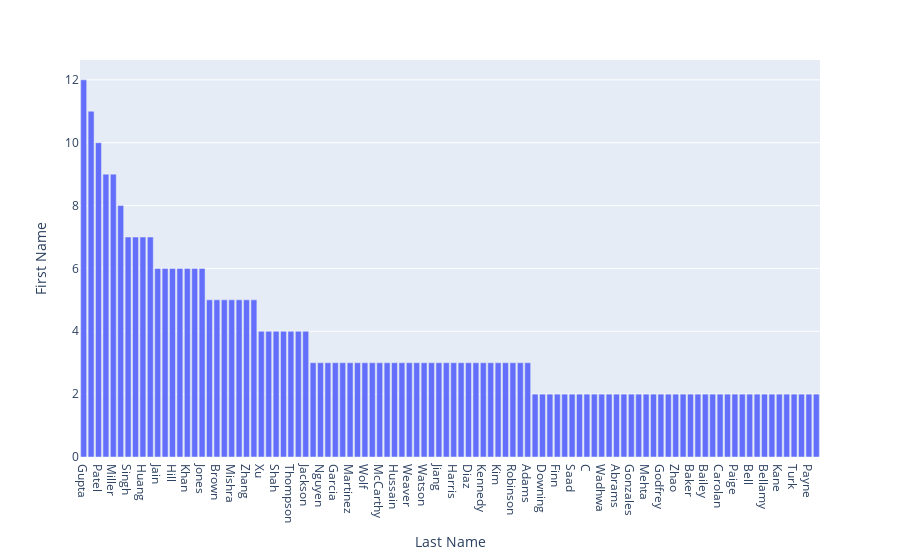

The code cell stored with this chart in its notebook:
### Markdown cell above
#### 👉 Common Last Names Of My Connections

### Code cell
fig = px.bar(network.groupby(by='Last Name').count().sort_values(by='First Name', ascending=False).reset_index()[:100],
      x='Last Name',
      y='First Name')
fig

### Figure 1 — Plotly figure (JSON) as saved in the notebook; plotly's stock layout.template omitted (floating-point values rounded to 4 significant figures)
{"data": [{"alignmentgroup": "True", "hovertemplate": "Last Name=%{x}<br>First Name=%{y}<extra></extra>", "legendgroup": "", "marker": {"color": "#636efa", "pattern": {"shape": ""}}, "name": "", "offsetgroup": "", "orientation": "v", "showlegend": false, "textposition": "auto", "type": "bar", "x": ["Gupta", "Kumar", "Patel", "Sharma", "Miller", "Li", "Singh", "Ahmed", "Huang", "Johnson", "Jain", "Smith", "Hill", "Williams", "Khan", "Thomas", "Jones", "Lee", "Brown", "Hughes", "Mishra", "Ali", "Zhang", "White", "Xu", "Wang", "Shah", "Young", "Thompson", "Song", "Jackson", "Petersen", "Nguyen", "Choudhary", "Garcia", "Anderson", "Martinez", "Stewart", "Wolf", "Howard", "McCarthy", "Chambers", "Hussain", "Goel", "Weaver", "Day", "Watson", "Butler", "Jiang", "Verma", "Harris", "Singer", "Diaz", "Shen", "Kennedy", "Morgan", "Kim", "Ferguson", "Robinson", "S", "Adams", "Son", "Downing", "Walsh", "Finn", "Sonawane", "Saad", "Zhu", "C", "Thakur", "Wadhwa", "Fink", "Abrams", "Walker", "Gonzales", "Mirza", "Mehta", "Reed", "Godfrey", "Scott", "Zhao", "Schwartz", "Baker", "McGinnis", "Bailey", "Cooper", "Carolan", "McDonald", "Paige", "Whitlock", "Bell", "Grant", "Bellamy", "Dodds", "Kane", "Davis", "Turk", "Tran", "Payne", "Perkins"], "xaxis": "x", "y": [12, 11, 10, 9, 9, 8, 7, 7, 7, 7, 6, 6, 6, 6, 6, 6, 6, 5, 5, 5, 5, 5, 5, 5, 4, 4, 4, 4, 4, 4, 4, 3, 3, 3, 3, 3, 3, 3, 3, 3, 3, 3, 3, 3, 3, 3, 3, 3, 3, 3, 3, 3, 3, 3, 3, 3, 3, 3, 3, 3, 3, 2, 2, 2, 2, 2, 2, 2, 2, 2, 2, 2, 2, 2, 2, 2, 2, 2, 2, 2, 2, 2, 2, 2, 2, 2, 2, 2, 2, 2, 2, 2, 2, 2, 2, 2, 2, 2, 2, 2], "yaxis": "y"}], "layout": {"barmode": "relative", "legend": {"tracegroupgap": 0}, "margin": {"t": 60}, "xaxis": {"anchor": "y", "domain": [0, 1], "title": {"text": "Last Name"}}, "yaxis": {"anchor": "x", "domain": [0, 1], "title": {"text": "First Name"}}}}
